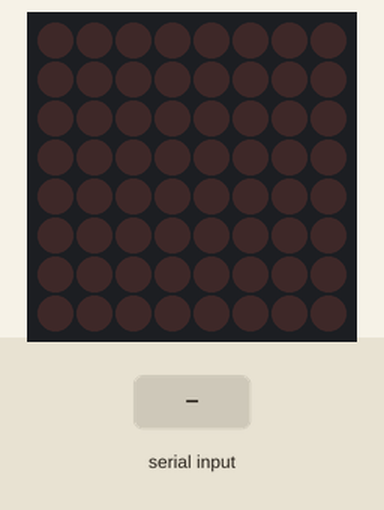
A sketch run on a simulated Arduino Uno, built with avr-gcc and run on an emulated ATmega328P. Parts: 8×8 LED matrix. The test bench sets the inputs (shaded band).

Above: at 1.2 s.
1.3 s: "1" received over Serial
At 1.47 s:
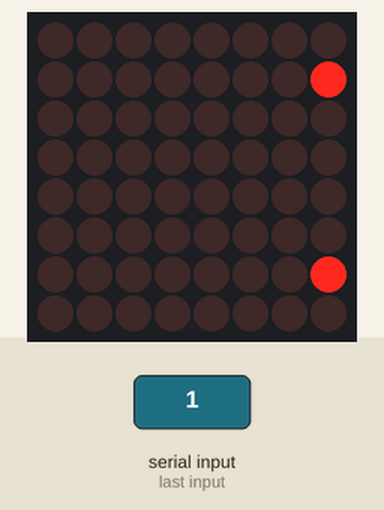
At 1.87 s:
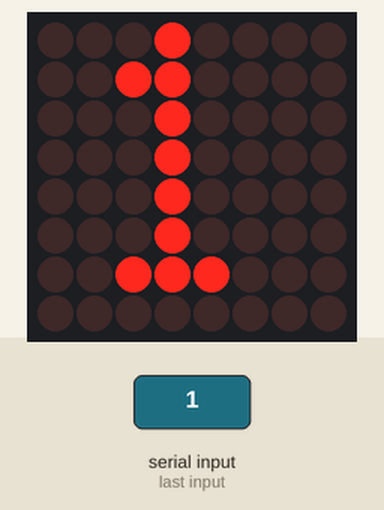
Timing chart, 0 to 4.3 s (numbered marks = the images above; inputs shaded):
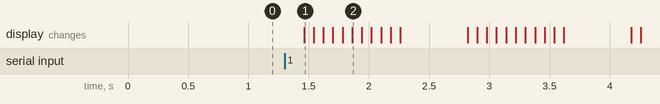

Measured:
- after the input at 1.3 s, the display: changes after 0.16 s (image 1)

The sketch:

serial-read-matrix.ino
```cpp
/***************************************
* Send serial data and display in matrix.
* Update matrix when new serial data.
***************************************/
#include <Wire.h>
#include "Adafruit_LEDBackpack.h"
#include "Adafruit_GFX.h"

Adafruit_8x8matrix matrix = Adafruit_8x8matrix();
int x, srlLen, srtLenNum;
String content = "";
char characters;

void setup() {
matrix.setRotation(1);
matrix.begin(0x70);  // Pass in the address
Serial.begin(9600);  // Initialize serial port
Serial.flush();
}

void loop() {

matrix.setBrightness(1);  // 1 = dimmest, 15 = brightest

if (Serial.available()) {
content = ""; // Clear content before using
while(Serial.available() > 0) {
//Serial.print(Serial.read());
characters = Serial.read();
content.concat(characters);
//delay (10);
}
//content.trim(); // Trim what was sent
}

if (content != "") {
matrix.clear();
matrix.setTextWrap(false);
matrix.setTextColor(LED_ON);

srlLen = content.length();// Get the length of content

// Allow the matrix to display the full lenght of content.
// 8 pixels per character. Make negative to move the content off the matrix before scroll.
srtLenNum = srlLen*8*-1;
//content.replace(' ', '_');

// Scroll caracters on matrix
for (int8_t x=8; x>= srtLenNum; x--) {
matrix.clear();
matrix.setCursor(x,0);
matrix.print(content);
matrix.writeDisplay();
delay(77);
}
}
}
```
